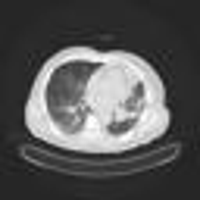
#> input picture temp_image.png, 200 x 200 px
$ python -i shawdo.py   (imports and definitions only)
#> lines starting #> are read from the running program, lines starting #| are printed output that depends on the picture; after the words box and inside, x2 and y2 are one past the last pixel; in counts of white or black regions, pixels touching at a corner belong together
#> in process_image_file, org_image is the input picture: shape (200, 200, 3); min 24, max 255, mean 87.1
# -*- coding: utf-8 -*-
"""
Created on Tue Feb 28 21:11:52 2023

@author: Sagar
"""

from typing import Tuple, List

import cv2 as cv
import numpy as np
from skimage import measure
from matplotlib import pyplot as plt

'''
Shadow removal code by Yalım Doğan
This software is implemented according to the methods presented in:
- Murali, Saritha, and V. K. Govindan.
"Removal of shadows from a single image."
the Proceedings of First International Conference on Futuristic Trends
in Computer Science and Engineering. Vol. 4.
- Murali, Saritha, and V. K. Govindan.
"Shadow detection and removal from a single image using LAB color space."
Cybernetics and information technologies 13.1 (2013): 95-103.
'''

# Applies median filtering over given point
def median_filter(img: np.ndarray,
                  point: np.ndarray,
                  filter_size: int) -> List:
    indices = [[x, y]
               for x in range(point[1] - filter_size // 2, point[1] + filter_size // 2 + 1)
               for y in range(point[0] - filter_size // 2, point[0] + filter_size // 2 + 1)]

    indices = list(filter(lambda x: not (x[0] < 0 or x[1] < 0 or
                                         x[0] >= img.shape[0] or
                                         x[1] >= img.shape[1]), indices))

    pixel_values = [0, 0, 0]

    # Find the median of pixel values
    for channel in range(3):
        pixel_values[channel] = list(img[index[0], index[1], channel] for index in indices)
    pixel_values = list(np.median(pixel_values, axis=1))

    return pixel_values


# Applies median filtering on given contour pixels, the filter size is adjustable
def edge_median_filter(img: np.ndarray,
                       contours_list: tuple,
                       filter_size: int = 7) -> np.ndarray:
    temp_img = np.copy(img)

    for partition in contours_list:
        for point in partition:
            temp_img[point[0][1]][point[0][0]] = median_filter(img,
                                                               point[0],
                                                               filter_size)

    return cv.cvtColor(temp_img, cv.COLOR_HSV2BGR)


# [59 lines left out: functions display_region, correct_region_lab, not called in this run]


def correct_region_bgr(org_img: np.ndarray,
                       shadow_clear_img: np.ndarray,
                       shadow_indices: np.ndarray,
                       non_shadow_indices: np.ndarray) -> np.ndarray:
    # Calculate average BGR values in current shadow region and non-shadow areas
    shadow_average_bgr = np.mean(org_img[shadow_indices[0], shadow_indices[1], :], axis=0)

    # Get the average BGR from border areas
    border_average_bgr = np.mean(org_img[non_shadow_indices[0], non_shadow_indices[1], :], axis=0)
    bgr_ratio = border_average_bgr / shadow_average_bgr

    # Adjust BGR
    shadow_clear_img[shadow_indices[0], shadow_indices[1]] = np.uint8(
        shadow_clear_img[shadow_indices[0],
                         shadow_indices[1]] * bgr_ratio)

    return shadow_clear_img


def process_regions(org_image: np.ndarray,
                    mask: np.ndarray,
                    lab_adjustment: bool,
                    shadow_dilation_kernel_size: int,
                    shadow_dilation_iteration: int,
                    shadow_size_threshold: int,
                    verbose: bool) -> np.ndarray:
    lab_img = cv.cvtColor(org_image, cv.COLOR_BGR2LAB)
    shadow_clear_img = np.copy(org_image)  # Used for constructing corrected image

    # We need connected components
    # Initialize the labels of the blobs in our binary image
    labels = measure.label(mask)

    non_shadow_kernel_size = (shadow_dilation_kernel_size, shadow_dilation_kernel_size)
    non_shadow_kernel = cv.getStructuringElement(cv.MORPH_ELLIPSE, non_shadow_kernel_size)

    CHANNEL_MAX = 255

    # Now, we will iterate over each label's pixels
    for label in np.unique(labels):
        if not label == 0:
            temp_filter = np.zeros(mask.shape, dtype="uint8")
            temp_filter[labels == label] = CHANNEL_MAX

            # Only consider blobs with size above threshold
            if cv.countNonZero(temp_filter) >= shadow_size_threshold:
                shadow_indices = np.where(temp_filter == CHANNEL_MAX)

                non_shadow_temp_filter = cv.dilate(temp_filter, non_shadow_kernel,
                                                   iterations=shadow_dilation_iteration)

                # Get the new set of indices and remove shadow indices from them
                non_shadow_temp_filter = cv.bitwise_xor(non_shadow_temp_filter, temp_filter)
                non_shadow_indices = np.where(non_shadow_temp_filter == CHANNEL_MAX)

                # Contours are used for extracting the edges of the current shadow region
                contours, hierarchy = cv.findContours(temp_filter, cv.RETR_TREE, cv.CHAIN_APPROX_SIMPLE)

                if lab_adjustment:
                    shadow_clear_img = correct_region_lab(lab_img, shadow_clear_img,
                                                          shadow_indices, non_shadow_indices)
                else:
                    shadow_clear_img = correct_region_bgr(org_image, shadow_clear_img,
                                                          shadow_indices, non_shadow_indices)

                # Then apply median filtering over edges to smooth them
                # At least on the images I tried, this doesn't work as intended.
                # It is possible that this is the result of using a high frequency image only

                # Image is converted to HSV before filtering, as BGR components of the image
                # is more interconnected, therefore filtering each channel independently wouldn't be correct
                shadow_clear_img = edge_median_filter(cv.cvtColor(shadow_clear_img, cv.COLOR_BGR2HSV),
                                                      contours)
                if verbose:
                    display_region(org_image, shadow_clear_img, label, temp_filter, contours)

    return shadow_clear_img


def calculate_mask(org_image: np.ndarray,
                   ab_threshold: int,
                   region_adjustment_kernel_size: int) -> np.ndarray:
#> called with ab_threshold = 256, region_adjustment_kernel_size = 10
    lab_img = cv.cvtColor(org_image, cv.COLOR_BGR2LAB)
#> lab_img: shape (200, 200, 3); mean of channels 0, 1, 2 90.2, 128, 128

    # Convert the L,A,B from 0 to 255 to 0 - 100 and -128 - 127 and -128 - 127 respectively
    l_range = (0, 100)
    ab_range = (-128, 127)

    lab_img = lab_img.astype('int16')
#> lab_img: shape (200, 200, 3) int16; mean of channels 0, 1, 2 90.2, 128, 128
    lab_img[:, :, 0] = lab_img[:, :, 0] * l_range[1] / 255
#> lab_img: shape (200, 200, 3) int16; mean of channels 0, 1, 2 34.9, 128, 128
    lab_img[:, :, 1] += ab_range[0]
#> lab_img: shape (200, 200, 3) int16; mean of channels 0, 1, 2 34.9, 0, 128
    lab_img[:, :, 2] += ab_range[0]
#> lab_img: shape (200, 200, 3) int16; mean of channels 0, 1, 2 34.9, 0, 0

    # Calculate the mean values of L, A and B across all pixels
    means = [np.mean(lab_img[:, :, i]) for i in range(3)]
#> means = [34.87, 0, 0]
    thresholds = [means[i] - (np.std(lab_img[:, :, i]) / 3) for i in range(3)]
#> thresholds = [25.65, 0, 0]

    # Apply threshold using only L
    if sum(means[1:]) <= ab_threshold:
        mask = cv.inRange(lab_img, (l_range[0], ab_range[0], ab_range[0]),
                                   (thresholds[0], ab_range[1], ab_range[1]))
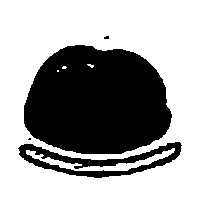
#> mask: shape (200, 200); 62.9% white; 4 black regions (2 under 20 px), largest, box (x1, y1, x2, y2) and area: (24, 45, 172, 154) 12821, (18, 142, 182, 178) 1998
    else:  # Else, also consider B channel
        mask = cv.inRange(lab_img, (l_range[0], ab_range[0], ab_range[0]),
                                   (thresholds[0], ab_range[1], thresholds[2]))

    kernel_size = (region_adjustment_kernel_size, region_adjustment_kernel_size)
    kernel = cv.getStructuringElement(cv.MORPH_ELLIPSE, kernel_size)
    cv.morphologyEx(mask, cv.MORPH_CLOSE, kernel, mask)
    cv.morphologyEx(mask, cv.MORPH_OPEN, kernel, mask)
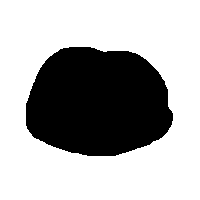
#> mask: shape (200, 200); 67.9% white; 1 black region, box (x1, y1, x2, y2) and area: (26, 47, 173, 156) 12846

    return mask


def remove_shadows(org_image: np.ndarray,
                   ab_threshold: int,
                   lab_adjustment: bool,
                   region_adjustment_kernel_size: int,
                   shadow_dilation_iteration: int,
                   shadow_dilation_kernel_size: int,
                   shadow_size_threshold: int,
                   verbose: bool) -> Tuple[np.ndarray, np.ndarray]:
    mask = calculate_mask(org_image,
                          ab_threshold,
                          region_adjustment_kernel_size)

    shadow_clear_img = process_regions(org_image,
                                       mask,
                                       lab_adjustment,
                                       shadow_dilation_kernel_size,
                                       shadow_dilation_iteration,
                                       shadow_size_threshold,
                                       verbose)
#> the loop in process_regions, `for label in np.unique(labels):` made 2 passes
#> pass 2, in process_regions, `shadow_clear_img = correct_region_bgr(org_image, shadow_clear_img, sha..`:
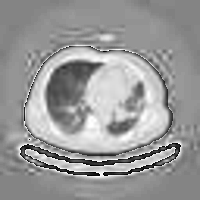
#> shadow_clear_img: shape (200, 200, 3); min 1, max 255, mean 152.9

    mask = cv.cvtColor(mask, cv.COLOR_GRAY2RGB)

    return shadow_clear_img, mask


def process_image_file(img_name: str,
                       save: bool = False,
                       ab_threshold: int = 256,
                       lab_adjustment: bool = False,
                       region_adjustment_kernel_size: int = 10,
                       shadow_dilation_kernel_size: int = 5,
                       shadow_dilation_iteration: int = 3,
                       shadow_size_threshold: int = 2500,
                       verbose: bool = False) -> Tuple[np.ndarray, np.ndarray, np.ndarray]:
    org_image = cv.imread(img_name)
    print("Read the image {}".format(img_name))

    shadow_clear, mask = remove_shadows(org_image,
                                        ab_threshold,
                                        lab_adjustment,
                                        region_adjustment_kernel_size,
                                        shadow_dilation_iteration,
                                        shadow_dilation_kernel_size,
                                        shadow_size_threshold,
                                        verbose=verbose)

    _, axes = plt.subplots(1, 3)
    ax = axes.ravel()

    plt.title("Final Results")

    ax[0].imshow(cv.cvtColor(org_image, cv.COLOR_BGR2RGB))
    ax[0].set_title("Original Image")

    ax[1].imshow(cv.cvtColor(mask, cv.COLOR_BGR2RGB))
    ax[1].set_title("Shadow Regions")

    ax[2].imshow(cv.cvtColor(shadow_clear, cv.COLOR_BGR2RGB))
    ax[2].set_title("Corrected Image")

    plt.tight_layout()
    plt.show()
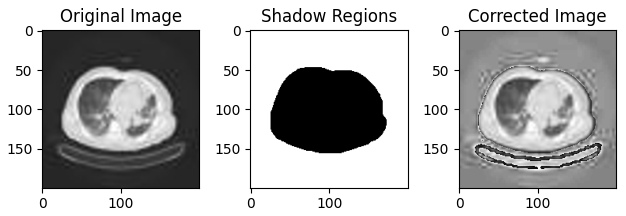
#> figure drawn by matplotlib, 3 panels

    if save:
        f_name = img_name[:img_name.index(".")] + "_shadowClear" + img_name[img_name.index("."):]
        cv.imwrite(f_name, shadow_clear)
        print("Saved result as " + f_name)

    return org_image, mask, shadow_clear

>>> result = process_image_file('temp_image.png')
